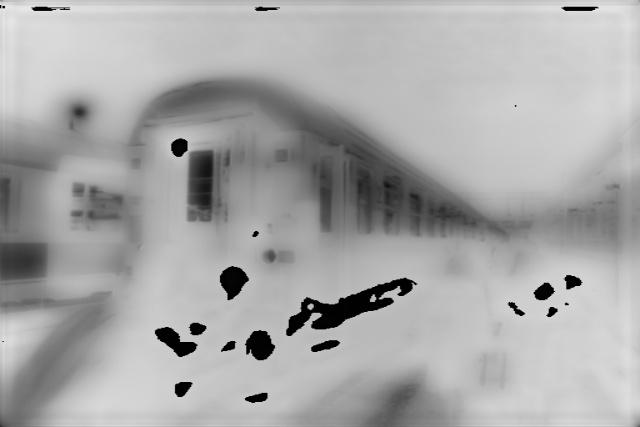
#> input picture Example/gd-150-0.001.jpg, 640 x 427 px
$ python -i GcsDecolor.py   (imports and definitions only)
#> lines starting #> are read from the running program, lines starting #| are printed output that depends on the picture
#> further down, picture is the input picture: shape (427, 640, 3); min 0, max 234, mean 168.3
import numpy as np
from math import sqrt
import cv2, random, math

def GcsDecolor2 (im, Lpp = 0.25):
#> called with Lpp = 0.25
    (n, m, _) = im.shape
#> n = 427; m = 640
    W = wei()

    new_row = round(64/sqrt(n*m)*n)
#> new_row = 52
    new_col = round(64/sqrt(n*m)*m)
#> new_col = 78

    ims = cv2.resize(im, (new_col, new_row))
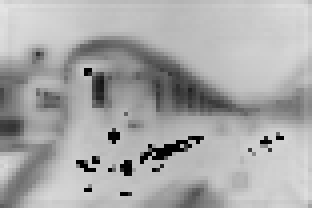
#> ims: shape (52, 78, 3) (shown 4 times larger); min 0, max 228, mean 168.5
    (B, G, R) = cv2.split(ims)
    imV = np.stack((R.flatten(), G.flatten(), B.flatten()), axis=1)

    imV_len = imV.shape[0]
#> imV_len = 4056
    t1 = permutation(imV_len)
    Pg = np.array([imV[i] - imV[t1[i]] for i in range(imV_len)])

    ims = cv2.resize(im, (round(new_col/2), round(new_row/2)))
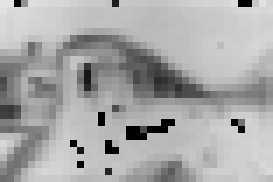
#> ims: shape (26, 39, 3) (shown 7 times larger); min 0, max 229, mean 167.8
    (Bs, Gs, Rs) = cv2.split(ims)
    Rx = (Rs[:, :-1] - Rs[:, 1:]).flatten()
#> Rx = 988 values, max 255 at index 0, min 0 at index 7, mean 130.3
    Gx = (Gs[:, :-1] - Gs[:, 1:]).flatten()
#> Gx has the same summary as Rx
    Bx = (Bs[:, :-1] - Bs[:, 1:]).flatten()
#> Bx has the same summary as Rx

    Ry = (Rs[:-1, :] - Rs[1:, :]).flatten()
#> Ry = 975 values, max 255 at index 44, min 0 at index 15, mean 113.5
    Gy = (Gs[:-1, :] - Gs[1:, :]).flatten()
#> Gy has the same summary as Ry
    By = (Bs[:-1, :] - Bs[1:, :]).flatten()
#> By has the same summary as Ry

    Pl = np.stack((np.concatenate((Rx, Ry)), np.concatenate((Gx, Gy)), np.concatenate((Bx, By))), axis=1)
#> Pl = 1963 rows, first 8: [255, 255, 255], [227, 227, 227], [112, 112, 112], [180, 180, 180], [2, 2, 2], [1, 1, 1], [4, 4, 4], [0, 0, 0]
    P = np.concatenate((Pg, Pl))

    len_P = P.shape[0]
#> len_P = 6019
    for i in range(len_P-1, -1, -1):
        if (math.sqrt(sum(P[i] ** 2)) / 1.41) < 0.05:
            P = np.delete(P, i, 0)

    L = np.dot(P, np.transpose(W))
    LL = np.stack((L, L, L), axis = 2)


    len_W = W.shape[0]
    P0 = np.transpose(np.array([abs(P[:, 0])]))
#> P0 = 5602 values, max 255 at index 13, min 1 at index 128, mean 128.5
    P1 = np.transpose(np.array([abs(P[:, 1])]))
#> P1 has the same summary as P0
    P2 = np.transpose(np.array([abs(P[:, 2])]))
#> P2 has the same summary as P0

    LL3_0 = np.append(P0, P0, axis=1)
#> LL3_0 = 5602 pairs, first value 1 to 255, second value 1 to 255
    LL3_1 = np.append(P1, P1, axis=1)
#> LL3_1 has the same summary as LL3_0
    LL3_2 = np.append(P2, P2, axis=1)
#> LL3_2 has the same summary as LL3_0

    for i in range(len_W-2):
        LL3_0 = np.append(LL3_0, P0, axis=1)
        LL3_1 = np.append(LL3_1, P1, axis=1)
        LL3_2 = np.append(LL3_2, P2, axis=1)

    LL3 = np.stack((LL3_0+Lpp, LL3_1+Lpp, LL3_2+Lpp), axis = 2)

    U = (abs(LL)*LL3)/(LL**2 + LL3**2)

    Es = np.mean(np.mean(U, axis = 0), axis = 1)
#> Es = 66 values, max 0.499 at index 0, min 0.499 at index 9, mean 0.499
    bw = sum(i for i in range(len(Es)) if Es[i] == np.max(Es))
#> bw = 1639

    b,g,r = cv2.split(im)
#> (the run stopped early here; a loop or call above may not have finished)
